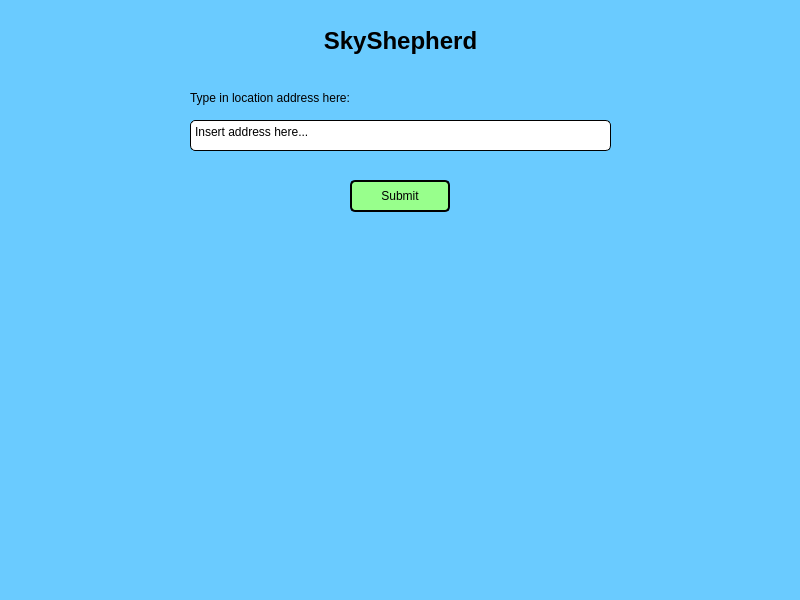
<?xml version="1.0" encoding="UTF-8"?>
<ui version="4.0">
 <class>MainWindow</class>
 <widget class="QMainWindow" name="MainWindow">
  <property name="geometry">
   <rect>
    <x>0</x>
    <y>0</y>
    <width>800</width>
    <height>600</height>
   </rect>
  </property>
  <property name="windowTitle">
   <string>MainWindow</string>
  </property>
  <property name="styleSheet">
   <string notr="true">background-color: rgb(106, 203, 255)</string>
  </property>
  <widget class="QWidget" name="centralwidget">
   <widget class="QLabel" name="title">
    <property name="geometry">
     <rect>
      <x>0</x>
      <y>20</y>
      <width>801</width>
      <height>41</height>
     </rect>
    </property>
    <property name="font">
     <font>
      <family>Helvetica Neue</family>
      <pointsize>18</pointsize>
      <weight>75</weight>
      <italic>false</italic>
      <bold>true</bold>
     </font>
    </property>
    <property name="styleSheet">
     <string notr="true">background-color: rgba(255, 255, 255, 0)</string>
    </property>
    <property name="text">
     <string>SkyShepherd</string>
    </property>
    <property name="alignment">
     <set>Qt::AlignCenter</set>
    </property>
   </widget>
   <widget class="QPlainTextEdit" name="address_input">
    <property name="geometry">
     <rect>
      <x>190</x>
      <y>120</y>
      <width>421</width>
      <height>31</height>
     </rect>
    </property>
    <property name="styleSheet">
     <string notr="true">background-color: rgb(255, 255, 255);
border-radius: 5px;
border: 1px solid black;</string>
    </property>
    <property name="plainText">
     <string>Insert address here...</string>
    </property>
   </widget>
   <widget class="QLabel" name="label">
    <property name="geometry">
     <rect>
      <x>190</x>
      <y>90</y>
      <width>421</width>
      <height>16</height>
     </rect>
    </property>
    <property name="styleSheet">
     <string notr="true">background-color: rgba(255, 255, 255, 0)</string>
    </property>
    <property name="text">
     <string>Type in location address here:</string>
    </property>
   </widget>
   <widget class="QPushButton" name="submit_button">
    <property name="geometry">
     <rect>
      <x>350</x>
      <y>180</y>
      <width>100</width>
      <height>32</height>
     </rect>
    </property>
    <property name="styleSheet">
     <string notr="true">background-color: rgb(152, 255, 140);
border-radius: 5px;
border: 2px solid black;</string>
    </property>
    <property name="text">
     <string>Submit</string>
    </property>
   </widget>
  </widget>
  <widget class="QStatusBar" name="statusbar"/>
 </widget>
 <resources/>
 <connections/>
</ui>
